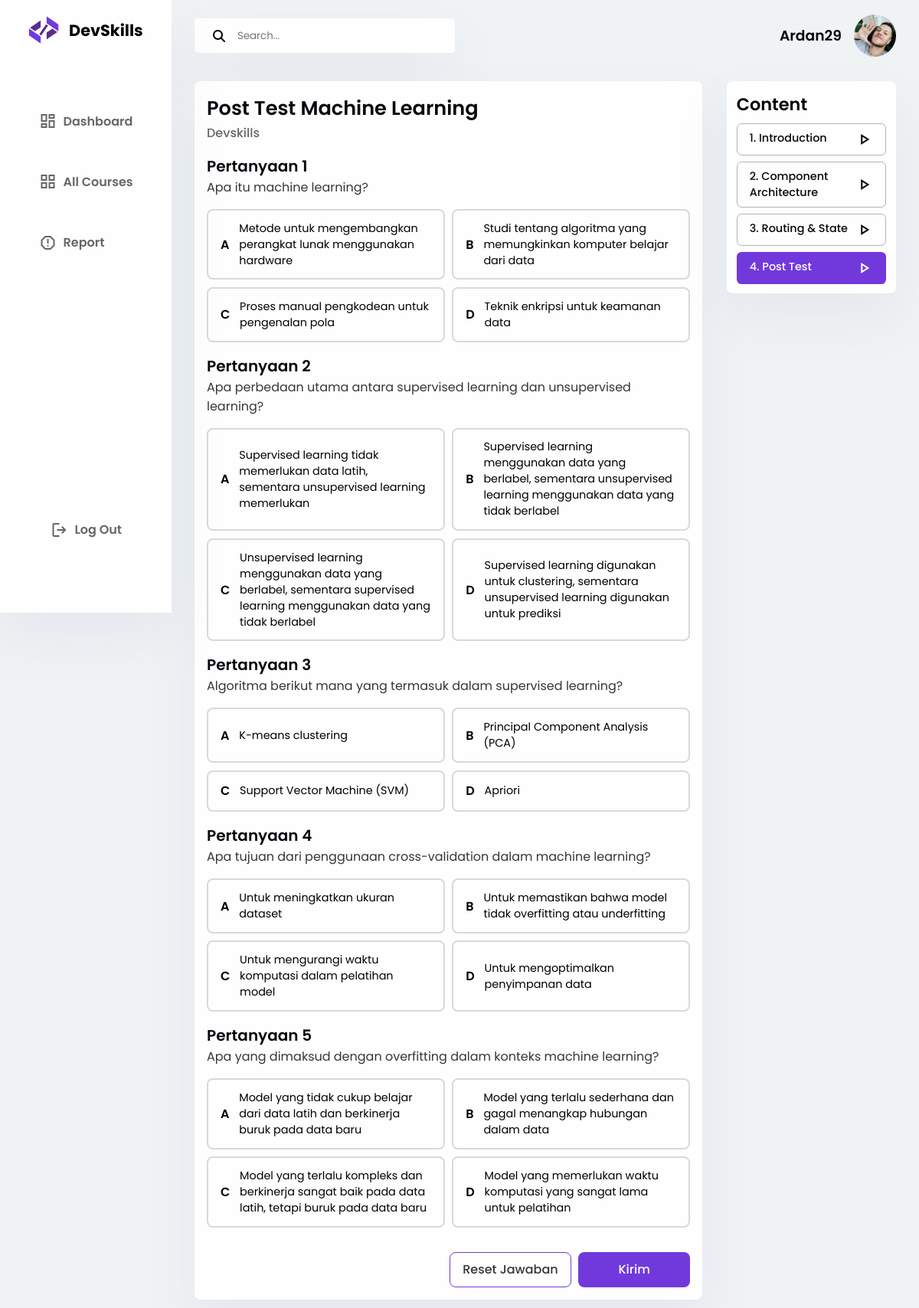
The page /materi_page4/materi4.php?id_course=40 (signed in) on the database its author committed.
### tables this page shows
CREATE TABLE `users` (
  `id_user` int(11) NOT NULL,
  `username` varchar(50) NOT NULL,
  `type` varchar(50) NOT NULL,
  `email` varchar(100) NOT NULL,
  `password` varchar(255) NOT NULL,
  `birthday` date NOT NULL,
  `phone` varchar(15) NOT NULL,
  `institution` varchar(255) NOT NULL,
  `img` varchar(255) NOT NULL
);

CREATE TABLE `courses` (
  `id_course` int(11) NOT NULL,
  `course_name` varchar(100) NOT NULL,
  `img` varchar(255) NOT NULL,
  `in_progress_count` int(11) DEFAULT 0,
  `completed_count` int(11) DEFAULT 0
);

CREATE TABLE `questions` (
  `id_question` int(11) NOT NULL,
  `id_test` int(11) DEFAULT NULL,
  `question` text DEFAULT NULL
);

CREATE TABLE `answers` (
  `id_answer` int(11) NOT NULL,
  `id_question` int(11) DEFAULT NULL,
  `a_answer` text DEFAULT NULL,
  `b_answer` text DEFAULT NULL,
  `c_answer` text DEFAULT NULL,
  `d_answer` text DEFAULT NULL
);

### materi_page4/materi4.php (the view, shortened to what this page needs)
<?php
    require_once "../connect.php";
    $username = $_SESSION['username'];
    $query = "SELECT *, users.img as profile_pic FROM users WHERE username = '$username'";
    $result = mysqli_query($conn, $query);
    $user = mysqli_fetch_assoc($result);
    $course_id = $_GET['id_course'];
    $course_query = "SELECT * FROM courses WHERE id_course = $course_id";
    $course_result = mysqli_query($conn, $course_query);
    $course = mysqli_fetch_assoc($course_result);
    $test_query = "SELECT * FROM post_test WHERE id_course = $course_id";
    $test_result = mysqli_query($conn, $test_query);
    $test = mysqli_fetch_assoc($test_result);
    $test_id = $test['id_test'];
    $quest_query = "SELECT * FROM questions WHERE id_test = $test_id";
    $quest_result = mysqli_query($conn, $quest_query);
?>
<!DOCTYPE html>
<html lang="en">
<head>
        <link rel="stylesheet" href="materi4.css">
        <link rel="stylesheet" href="https://cdnjs.cloudflare.com/ajax/libs/font-awesome/6.5.2/css/all.min.css" />
</head>
<body>
<?php if ($_SESSION['type'] == 'student') { ?>
    <div class="container grid">
        <aside>
            <div class="sidebar">
                <div class="side-toggle">
                    <div class="toggle flex">
                        <div class="logo flex">
                            <img src="../assets/Logo.png" alt="">
                            <h2>DevSkills</h2>
                        </div>
                    </div>
                </div>
                <div class="nav">
                    <div class="side-nav flex">
                        <a href="../dashboard_user/dashboard_user.php" class="flex">
                            <span class="material-symbols-outlined">
                            </span>
                            <h3>Dashboard</h3>
                        </a>
                        <a href="../allCourses_user/courses.php" class="flex">
                            <span class="material-symbols-outlined">
                            </span>
                            <h3>All Courses</h3>
                        </a>
                        <a href="../report/report.php" class="flex">
                            <span class="material-symbols-outlined">
                            </span>
                            <h3>Report</h3>
                        </a>
                        <a href="#" class="flex">
                            <span class="material-symbols-outlined">
                            </span>
                            <h3>Log Out</h3>
                        </a>
                    </div>
                </div>
            </div>
        </aside>
        <main>
            <div class="main-top flex">
                <div class="search-container">
                    <i class="fa-solid fa-magnifying-glass"></i>
                    <input type="text" placeholder="Search...">
                </div>
                <div class="user-account flex">
                    <a href="" class="flex">
                    <h3><?php echo htmlspecialchars($_SESSION['username']); ?></h3>
                    <img src="../uploads/<?php echo htmlspecialchars($user['profile_pic']); ?>" alt="User Profile Picture">
                    </a>
                </div>
            </div>
            <div class="main-content grid">
                <div class="main-side">
                    <div class="main-side-header">
                        <h1>Post Test <?php echo $course['course_name'] ?></h1>
                        <p>Devskills</p>
                    </div>
                    <?php $no = 0;
                    while($question = mysqli_fetch_assoc($quest_result)) {
                        $no ++;
                        $id_question = $question['id_question'];
                        $answers_query = "SELECT * FROM answers WHERE id_question = $id_question";
                        $answers_result = mysqli_query($conn, $answers_query);
                        $answers = mysqli_fetch_assoc($answers_result);
                        ?>
                    <div class="question">
                        <div class="question-header">
                            <h3>Pertanyaan <?php echo $no ?></h3>
                            <p><?php echo $question['question'] ?></p>
                        </div>
                        <div class="question-objective grid">
                            <button class="answer flex" id="answer">
                                <div class="objective">
                                        A
                                </div>
                                <div class="keterangan">
                                    <p><?php echo $answers['a_answer'] ?></p>
                                </div>
                            </button>
                            <button class="answer flex" id="answer">
                                <div class="objective">
                                    B
                                </div>
                                <div class="keterangan">
                                    <p><?php echo $answers['b_answer'] ?></p>
                                </div>
                            </button>
                            <button class="answer flex" id="answer">
                                <div class="objective">
                                    C
                                </div>
                                <div class="keterangan">
                                    <p><?php echo $answers['c_answer'] ?></p>
                                </div>
                            </button>
                            <button class="answer flex" id="answer">
                                <div class="objective">
                                    D
                                </div>
                                <div class="keterangan">
                                    <p><?php echo $answers['d_answer'] ?></p>
                                </div>
                            </button>
                        </div>
                    </div>
                    <?php } ?>
                    <div class="question-btn flex">
                        <div class="reset-answer">
                            <button class="reset">Reset Jawaban</button>
                        </div>
                        <div class="submit-answer">
                            <button class="kirim">Kirim</button>
                        </div>
                    </div>
                </div>
                <div class="right-side">
                    <h2>Content</h2>
                    <div class="right-level">
                        <a href="../materi_page1/materi1.php?id_course=<?php echo $course_id; ?>">
                            <div class="level flex">
                                <p>1. Introduction</p>
                                <span class="material-symbols-outlined">
                                </span>
                            </div>
                        </a>
                        <a href="../materi_page2/materi2.php?id_course=<?php echo $course_id; ?>">
                            <div class="level flex">
                                <p>2. Component Architecture</p>
                                <span class="material-symbols-outlined">
                                </span>
                            </div>
                        </a>
                        <a href="../materi_page3/materi3.php?id_course=<?php echo $course_id; ?>">
                            <div class="level flex">
                                <p>3. Routing & State</p>
                                <span class="material-symbols-outlined">
                                </span>
                            </div>
                        </a>
                        <a href="#">
                            <div class="level active flex">
                                <p>4. Post Test</p>
                                <span class="material-symbols-outlined">
                                </span>
                            </div>
                        </a>
                    </div>
                </div>
            </div>
        </main>
    </div>
    <?php } ?>
</body>
</html>

### rows shown on the page
users: img (picture)
courses: course_name "Machine Learning"
questions: question "Apa itu machine learning?", answers.a_answer "Metode untuk mengembangkan perangkat lunak menggunakan hardware", answers.b_answer "Studi tentang algoritma yang memungkinkan komputer belajar dari data", answers.c_answer "Proses manual pengkodean untuk pengenalan pola", answers.d_answer "Teknik enkripsi untuk keamanan data"
questions: question "Apa perbedaan utama antara supervised learning dan unsupervised learning?", answers.a_answer "Supervised learning tidak memerlukan data latih, sementara unsupervised learning memerlukan", answers.b_answer "Supervised learning menggunakan data yang berlabel, sementara unsupervised learning menggunakan data yang tidak berlabel", answers.c_answer "Unsupervised learning menggunakan data yang berlabel, sementara supervised learning menggunakan data yang tidak berlabel", answers.d_answer "Supervised learning digunakan untuk clustering, sementara unsupervised learning digunakan untuk prediksi"
questions: question "Algoritma berikut mana yang termasuk dalam supervised learning?", answers.a_answer "K-means clustering", answers.b_answer "Principal Component Analysis (PCA)", answers.c_answer "Support Vector Machine (SVM)", answers.d_answer "Apriori"
questions: question "Apa tujuan dari penggunaan cross-validation dalam machine learning?", answers.a_answer "Untuk meningkatkan ukuran dataset", answers.b_answer "Untuk memastikan bahwa model tidak overfitting atau underfitting", answers.c_answer "Untuk mengurangi waktu komputasi dalam pelatihan model", answers.d_answer "Untuk mengoptimalkan penyimpanan data"
questions: question "Apa yang dimaksud dengan overfitting dalam konteks machine learning?", answers.a_answer "Model yang tidak cukup belajar dari data latih dan berkinerja buruk pada data baru", answers.b_answer "Model yang terlalu sederhana dan gagal menangkap hubungan dalam data", answers.c_answer "Model yang terlalu kompleks dan berkinerja sangat baik pada data latih, tetapi buruk pada data baru", answers.d_answer "Model yang memerlukan waktu komputasi yang sangat lama untuk pelatihan"

### other values the page prints
$_SESSION['username'] "Ardan29"
